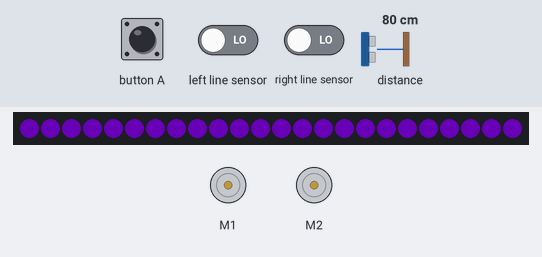
Simulated run of this program. Board: BBC micro:bit (MakeCode). Parts: 24 RGB LEDs in strip order, left to right, 2 × DC motor (green arrow = forward, orange = backward, longer = faster). Inputs (shaded band) come from the test bench; at power-on: left line sensor LOW, distance to the obstacle 80 cm, right line sensor LOW. Dim RGB values are drawn brighter than linear.

Above: at 1.2 s.
1.3 s: left line sensor driven HIGH
At 2.6 s:
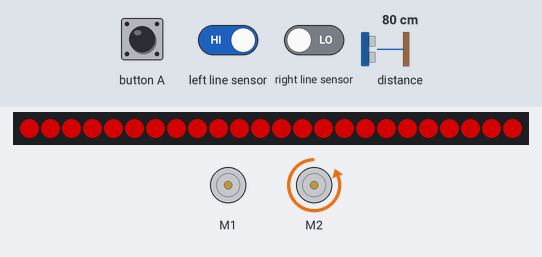
4.3 s: button A pressed for 0.15 s
At 5.6 s:
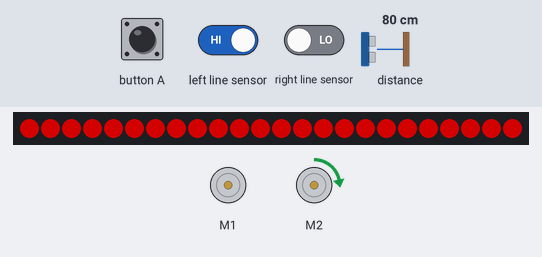
5.9 s: distance to the obstacle set to 43 cm
7.4 s: distance to the obstacle set to 37 cm
At 8.8 s:
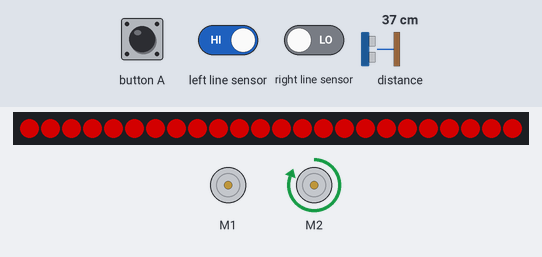
10.4 s: left line sensor driven LOW
At 11.9 s:
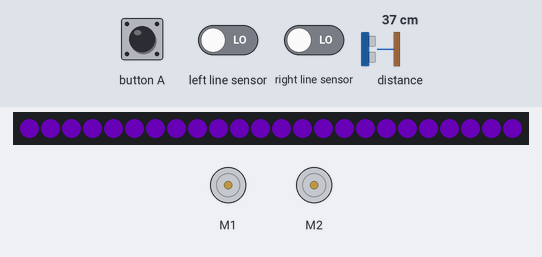
12.3 s: button A pressed for 0.15 s
At 13.2 s:
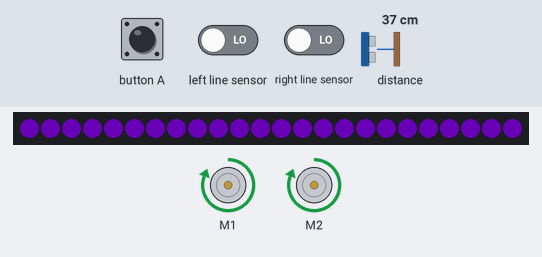
Timing chart, 0 to 15.0 s (numbered marks = the images above; inputs shaded):
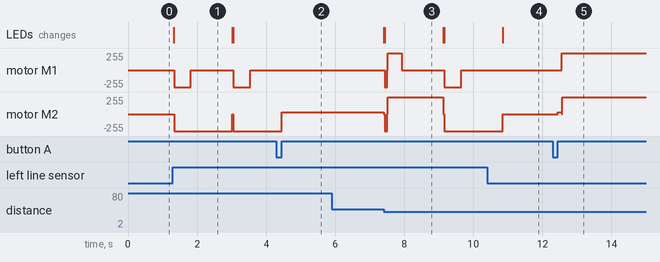

Measured:
- the behaviour switches between 41 and 40 cm on distance to the obstacle (found by bisection; images 2 and 3)
- after the input at 1.3 s, motor M1: alternates backward 255/255 for 0.49 s and stopped for 1.2 s, starting at once; motor M2: stopped → backward 255/255 at once; the LEDs: change at once (image 1)
- after the input at 4.3 s, motor M1: stays stopped (without the input it goes to backward 255/255 after 0.46 s)
- after the input at 5.9 s, every drawn part: stays the same
- after the input at 7.4 s, motor M2: forward 30/255 → backward 255/255 at once, → forward 255/255 0.10 s later, → backward 255/255 1.6 s later; the LEDs: first change at once (image 3 shows a later state)
- after the input at 10.4 s, motor M1: stays stopped (without the input it goes to backward 255/255 after 0.47 s); motor M2: goes on until 10.9 s, then stays stopped
- after the input at 12.3 s, motor M1: stopped → forward 255/255 after 0.25 s; motor M2: stopped → forward 30/255 after 0.15 s, → forward 255/255 0.10 s later
- what the display in image 1 shows lasts 1.7 s, from 1.3 s to 3.0 s

The program:

main.ts
```typescript
function attack_1 (nr: number) {
    if (nr < 20) {
        maqueen.writeLED(maqueen.LED.LEDRight, maqueen.LEDswitch.turnOn)
        maqueen.writeLED(maqueen.LED.LEDLeft, maqueen.LEDswitch.turnOn)
        maqueen.motorRun(maqueen.Motors.All, maqueen.Dir.CW, 255)
        basic.pause(4000)
        maqueen.motorRun(maqueen.Motors.All, maqueen.Dir.CCW, 255)
        basic.pause(200)
        maqueen.motorStop(maqueen.Motors.M1)
        basic.pause(500)
        maqueen.motorRun(maqueen.Motors.All, maqueen.Dir.CCW, 255)
        basic.pause(200)
        maqueen.motorStop(maqueen.Motors.All)
        maqueen.writeLED(maqueen.LED.LEDRight, maqueen.LEDswitch.turnOff)
        maqueen.writeLED(maqueen.LED.LEDLeft, maqueen.LEDswitch.turnOff)
    }
}
input.onButtonPressed(Button.A, function () {
    fehrnsicht = 0
    while (fehrnsicht == 0) {
        maqueen.motorRun(maqueen.Motors.M2, maqueen.Dir.CW, 30)
        if (maqueen.Ultrasonic(PingUnit.Centimeters) <= 40) {
            fehrnsicht = 1
            maqueen.motorRun(maqueen.Motors.M2, maqueen.Dir.CW, 30)
            basic.pause(100)
            maqueen.motorStop(maqueen.Motors.All)
        }
    }
    maqueen.motorRun(maqueen.Motors.All, maqueen.Dir.CW, 255)
})
let attack1 = 0
let status = 0
let fehrnsicht = 0
let strip = neopixel.create(DigitalPin.P15, 24, NeoPixelMode.RGB)
strip.showColor(neopixel.colors(NeoPixelColors.Indigo))
basic.forever(function () {
    if (maqueen.readPatrol(maqueen.Patrol.PatrolLeft) == 1 || maqueen.readPatrol(maqueen.Patrol.PatrolRight) == 1) {
        maqueen.motorStop(maqueen.Motors.All)
        strip.showColor(neopixel.colors(NeoPixelColors.Red))
        status = 505
        maqueen.motorRun(maqueen.Motors.All, maqueen.Dir.CCW, 255)
        basic.pause(500)
        maqueen.motorStop(maqueen.Motors.M1)
        basic.pause(1200)
        maqueen.motorStop(maqueen.Motors.All)
        strip.showColor(neopixel.colors(NeoPixelColors.Indigo))
    } else if (maqueen.Ultrasonic(PingUnit.Centimeters) <= 20) {
        attack1 = 0
    }
})
```

test.ts
```typescript
// Hier kann man Tests durchführen; diese Datei wird nicht kompiliert, wenn dieses Paket als Erweiterung verwendet wird.
```
